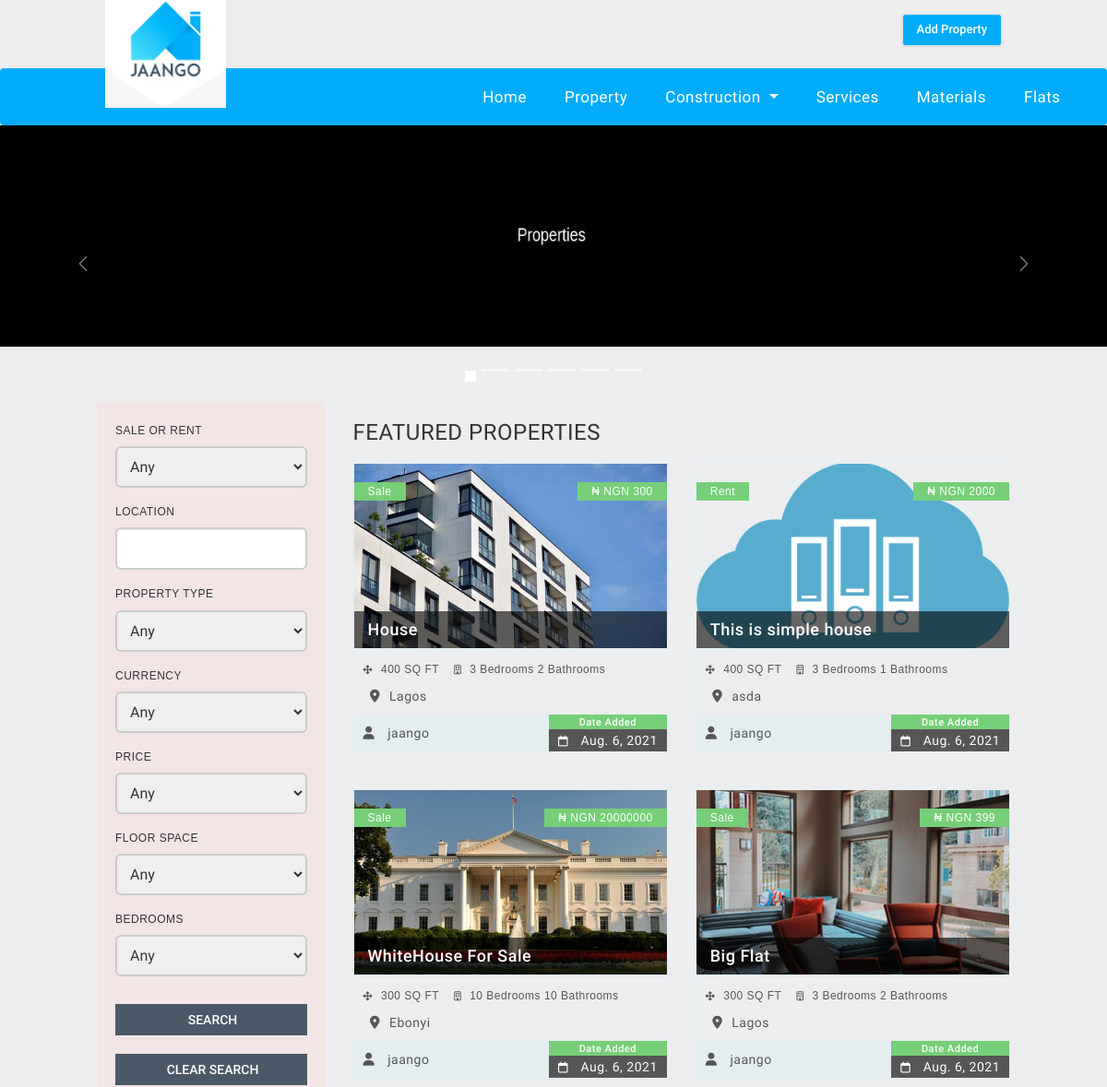
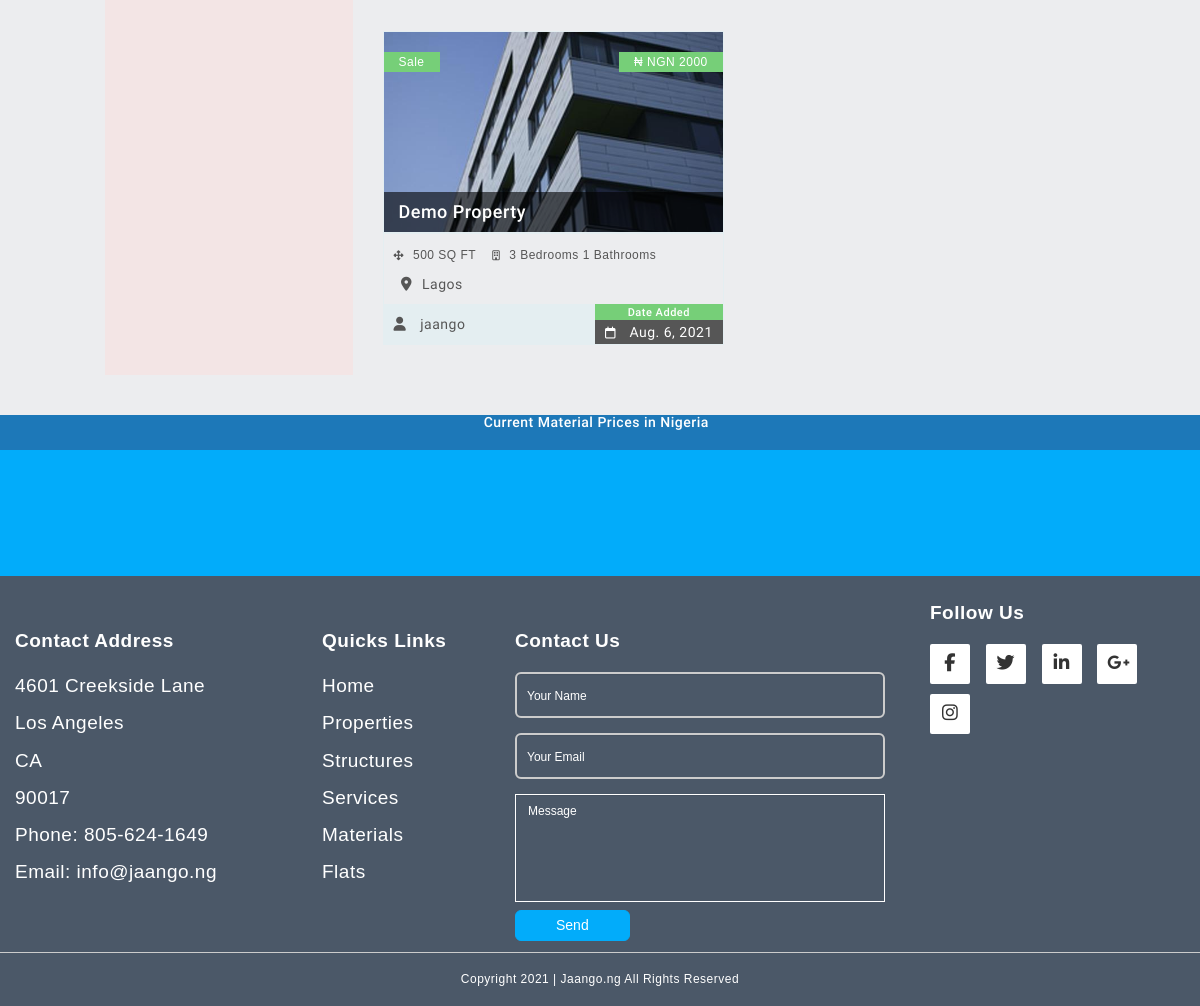
/property, run on the app's committed database (2 pictures, top to bottom).
### app/models.py (models this page shows, shortened)
class Property(models.Model):
    propertyChoices = [
        ("Concrete Structure","Concrete Structure"),
        ("Steel Structure","Steel Structure"),
        ("Home Stay","Home Stay"),
        ("Land","Land"),
        ("Flat","Flat"),
        ("House","House")
    ]
    subCategory = [
        ("Flat/House/Apartment","Flat/House/Apartment"),
        ("Trees Work","Trees Work"),
        ("Gardening","Gardening"),
        ("Public","Public"),
        ("Private","Private"),
        ("In Dispute","In Dispute"),
        ("Farm Land","Farm Land"),
        ("Non-Cultivated","Non-Cultivated"),
        ("Cultivated","Cultivated"),
        ("Partially Furnished","Partially Furnished"),
        ("Fully Furnished","Fully Furnished"),
    ]
    currency = [
        ("₦ NGN","₦ NGN"),
        ("$ USD","$ USD"),
        ("£ GBP","£ GBP"),
        ("€ EUR","€ EUR"),
    ]
    type= [
        ("Sale","Sale"),
        ("Rent","Rent")
    ]
    user = models.ForeignKey(User,on_delete=models.CASCADE)
    Type = models.CharField(max_length=20,choices=type)
    Title= models.CharField(default="",max_length=50)
    Description = models.CharField(default="",max_length=250)
    PropertyType = models.CharField(choices=propertyChoices,default="",max_length=50)
    SubCategory = models.CharField(default="",choices=subCategory,max_length=50)
    Location= models.CharField(default="",max_length=150)
    Address = models.CharField(default="",max_length=200)
    Size = models.IntegerField(default=0)
    Currency= models.CharField(default="",choices=currency,max_length=20)
    Price = models.IntegerField()
    PriceConditions = models.CharField(default="",max_length=150)
    Deposit = models.IntegerField(null=True,blank=True)
    AgentCommision = models.IntegerField(null=True,blank=True)
    BuildYear = models.IntegerField()
    Rooms = models.IntegerField()
    Garages = models.IntegerField()
    Bathroom = models.IntegerField()
    CarSpaces = models.IntegerField()
    FullyFurnished = models.BooleanField(blank=True,null=True)
    IndoorFeaturs = models.CharField(max_length=500)
    OutdoorFeatures = models.CharField(max_length=500)
    EcoFeatures = models.CharField(max_length=500)
    OtherFeatures = models.CharField(max_length=500)
    Date = models.DateField(default=timezone.now)
    image1 = models.FileField(upload_to="Images",null=True,blank=True)
    image1Verify = models.BooleanField(blank=True,null=True)

### app/views.py (the view, shortened to what this page needs)
# urls.py: path("property",views.property,name="property"),
def property(request):
    newList = []
    data = {}
    data["currency"] = currency
    data["ptype"] = pType
    data["fori"] = sale
    propertyData = Property.objects.all()
    data["property"] = propertyData
    return render(request, "property.html", data)

### Templates/property.html (shortened to what this page needs)
{% extends "base.html" %}
{% block button %} <a href="/addProperty"><button id="tablesModify"
    class="buttom inline-flex justify-center py-2 px-4 border border-transparent shadow-sm text-sm font-medium rounded-md text-white bg-indigo-600 hover:bg-indigo-700 focus:outline-none focus:ring-2 focus:ring-offset-2 focus:ring-indigo-500">
    Add Property
  </button></a>{% endblock %}
  {% block corousal %}
    <div id="carouselExampleIndicators" class="carousel slide coros" data-bs-ride="carousel">
      <div class="carousel-indicators">
        <button type="button" data-bs-target="#carouselExampleIndicators" data-bs-slide-to="0" class="active"
          aria-current="true" aria-label="Slide 1"></button>
        <button type="button" data-bs-target="#carouselExampleIndicators" data-bs-slide-to="1"
          aria-label="Slide 2"></button>
        <button type="button" data-bs-target="#carouselExampleIndicators" data-bs-slide-to="2"
          aria-label="Slide 3"></button>
        <button type="button" data-bs-target="#carouselExampleIndicators" data-bs-slide-to="3"
          aria-label="Slide 4"></button>
        <button type="button" data-bs-target="#carouselExampleIndicators" data-bs-slide-to="4"
          aria-label="Slide 5"></button>
        <button type="button" data-bs-target="#carouselExampleIndicators" data-bs-slide-to="5"
          aria-label="Slide 6"></button>
      </div>
      <div class="carousel-inner">
        <div class="carousel-item active">
          <img src="/static/assets/images/property2.jpg" class="d-block w-100" alt="image">
        </div>
      </div>
      <button class="carousel-control-prev" type="button" data-bs-target="#carouselExampleIndicators"
        data-bs-slide="prev">
        <span class="carousel-control-prev-icon" aria-hidden="true"></span>
      </button>
      <button class="carousel-control-next" type="button" data-bs-target="#carouselExampleIndicators"
        data-bs-slide="next">
        <span class="carousel-control-next-icon" aria-hidden="true"></span>
      </button>
    </div>
    {% endblock %}
{% block body %}
<div class="container-fluid content">
  <div class="row search-filter-row">
    <div class="col-md-4 col-lg-3 search-filters" style="background-color:rgb(243, 229, 229);">
      <form method="POST" action="/property">{% csrf_token %}
        <ul class="list-unstyled">
          <li>
            <h6>SALE OR RENT</h6>
            <select class="selectpicker" title="Any" id="lst-sale-or-rent" name="lst-sale-or-rent">
              {% for i in fori %}
              <option value="" style="display: none;">Any</option>
              {% endfor %}
            </select>
          </li>
          <li>
            <h6>LOCATION</h6>
            <input type="text" class="selectpicker form-control location-input" id="lst-city" name="lstcity"
              data-validation="required" />
          </li>
          <li>
            <h6>PROPERTY TYPE</h6>
            <select class="selectpicker" id="lst-property-type" name="lst-property-type" title="All Types">
              {% for i in ptype %}
              <option value="" style="display: none;">Any</option>
              {% endfor %}
            </select>
          </li>
          <li>
            <h6>CURRENCY</h6>
            <select class="selectpicker lst-currency" title="₦ NGN" id="lst-currency" name="lst-currency">
              {% for i in currency %}
              <option value="" style="display: none;">Any</option>
              {% endfor %}
            </select>
          </li>
          <li>
            <h6>PRICE</h6>
            <select class="selectpicker lst-price" title="Any" id="lst-price" name="lst-price">
              <option value="" style="display: none;">Any</option>
            </select>
          </li>
          <li>
            <h6>FLOOR SPACE</h6>
            <select class="selectpicker" title="Any" id="lst-size" name="lst-size">
              <option value="" style="display: none;">Any</option>
            </select>
          </li>
          <li>
            <h6>BEDROOMS</h6>
            <select class="selectpicker" title="Any" id="lst-bed-rooms" name="lst-bed-rooms">
              <option value="" style="display: none;">Any</option>
            </select>
          </li>
        </ul>
        <button type="submit" class="btn btn-default search-filters-submit"
          id="property-filters-submit">&nbsp;SEARCH</button>
        <a href="/property"><button type="button" class="btn btn-default search-filters-submit" id="property-filters-clear">&nbsp;CLEAR
          SEARCH</button></a>
      </form>
    </div>
    <div class="col-md-8 col-lg-9 search-list">
      <div>
        <h3 class="no-padding">FEATURED PROPERTIES</h3>
      </div>
      <div class="row" id="properties-list-container">
        {% for i in property %}
        <div class="col-sm-6 search-list-element">
          <a href="property/{{i.id}}">
            <div class="search-list-img">
              <img src="Files/{{i.image1}}"
                class="img-responsive">
              <div class="opaque-heading-field">
                <div class="element-heading">
                  <h4>{{ i.Title }}</h4>
                </div>
              </div>
              <div class="element-left-feature">
                <h6 class="no-margin">{{ i.Type }}</h6>
              </div>
              <div class="element-right-feature">
                <h6 class="no-margin">{{ i.Currency }} {{ i.Price }}</h6>
              </div>
            </div>
          </a>
          <div class="info-panel">
            <div class="row no-margin features">
              <ul class="col-xs-12 list-unstyled no-margin no-padding">
                <li><i class="fa fa-arrows" aria-hidden="true"></i>
                  <h6>{{ i.Size }} SQ FT</h6>
                </li>
                <li><i class="fa fa-building-o" aria-hidden="true"></i>
                  <h6>{% if i.PropertyType == "Land" %} Land {% endif %} {{ i.Rooms }} Bedrooms {{ i.Bathroom }} Bathrooms  </h6>
                </li>
                <li>
                </li>
              </ul>
              <a class="modal-location-link" prop-location="Abuja">
                <div class="location-tile">
                  <i class="fa fa-map-marker fa-2x display-inline" aria-hidden="true"></i>
                  <h5 class="no-margin display-inline">{{ i.Location }}</h5>
                </div>
              </a>
            </div>
            <div class="list-element-bottom-row user vertical-align">
              <div class="user-name-holder">
                <i class="fa fa-user fa-2x display-inline" aria-hidden="true"></i>
                <h5 class="no-margin display-inline">{{ i.user.username }}</h5>
              </div>
              <div class="date-holder">
                <h4>Date Added</h4>
                <span>
                  <i class="fa fa-calendar-o fa-2x display-inline" aria-hidden="true"></i>
                  <h5 class="no-margin display-inline">{{ i.Date }}</h5>
                </span>
              </div>
            </div>
          </div>
        </div>
        {% endfor %}
      </div>
    </div>
  </div>
</div>
{% endblock %}

### static/assets/css/style.css (style rules this page uses)
html, body { font-family: 'Roboto', sans-serif; margin:0; width: 100% !important; height:100%; letter-spacing: .5px; }
body { overflow-y: scroll !important; padding: 0 !important; }
h1, h2, h3, h4, h5, h6, .h1, .h2, .h3, .h4, .h5, .h6 { font-weight: 400; }
.content { padding: 0 10% 40px !important; }
p, h1, h2, h3, h4, h5, h6 { padding-left: 0 !important; }
.contact-top button { background-color: #02acfa; width: 65px; vertical-align: text-bottom; margin: 0 0 3px 20px; }
.carousel-indicators { bottom: 10px; margin-bottom: 0; }
.carousel-indicators .active { margin: 2px 3px; }
.search-filter-row { margin-left: 0; margin-right: 0; }
.search-filters { padding: 5px 20px 20px; background-color: #ecedef; }
.search-filters h6 { margin-top: 20px; }
.search-filters input { height: 34px; width: 100%; padding: 0 0 0 5px; border-radius: 0; border: 1px solid #ADADAD; }
.search-filters-submit { width: 100%; border-radius: 0; margin-top: 20px; color: #ffffff; background-color: #4b5867; border-color: transparent; }
.search-list { padding: 0 0 0 30px; }
.search-list-element { padding-bottom: 30px; padding-top: 10px; }
.search-list-element:nth-child(odd) { clear: both; }
.search-list-img { position: relative; border: 1px solid #e4eef1; cursor: pointer; }
.search-list-img img { width: 100%; height: 200px; object-fit: cover; }
.element-right-feature, .element-left-feature { padding: 4px 15px 3px; background-color: #76cf78; color: #ffffff; z-index: 2 !important; height: 20px; }
.element-left-feature { position: absolute; top: 10%; left: 0; }
.element-right-feature { position: absolute; top: 10%; right: 0; }
.opaque-heading-field { background-color: rgba(0,0,0,.6); color: #ffffff; position: absolute; min-height: 40px; width: 100%; z-index: 1; bottom: 0; }
.element-heading { z-index: 2; color: #ffffff; }
.element-heading h4 { padding-left: 15px !important; }
.info-panel, .main-enquiry { border: 1px solid #e4eef1 !important; }
.features { padding: 10px; }
.features li { font-size: 10px; padding: 5px 0; display: inline; }
.features li:not(:first-child) { padding-left: 13px; }
.features i, .features img { padding: 0 6px 0 0 !important; }
.features h6, .features p, .features img { padding-left: 10px; display: inline; }
.modal-location-link { display: inline-block; width: 100%; }
.location-tile { padding: 10px 0 0; }
.location-tile h5, .location-tile i { font-size: 14px !important; }
.list-element-bottom-row { cursor: pointer; padding: 10px; font-size: 10px; background-color: #e4eef1; }
.list-element-bottom-row > div { padding: 10px; display: inline-block; }
.list-element-bottom-row h5, h4, h3 { padding-left: 20px !important; }
.list-element-bottom-row.user { position: relative; padding: 0; cursor: auto; }
.list-element-bottom-row.user h5 { padding-left: 10px !important; }
.list-element-bottom-row .date-holder { color: #ffffff; background: #565656; position: absolute; top: 0; right: 0; padding: 0; height: 40px; }
.date-holder h4 { font-size: 11px !important; background-color: #76cf78; color: #ffffff; text-align: center; padding: 3px 0 1px !important; margin: 0; }
.date-holder span { display: inline-block; font-size: 12px !important; padding: 5px 10px 0; }
.date-holder i { font-size: 12px !important; }
.list-element-bottom-row * { font-size: 14px !important; }
.materials-row h5, .search-filters-submit, .subpage-intro-tiles a, .element-heading h4, .element-left-feature h6, .element-right-feature h6, .info-table h5, .list-element-bottom-row h4, .list-element-bottom-row h3 { font-weight: 500 !important; }
.contact-top h3, .contact-top h5, .filter-option, .subpage-intro-tiles p, .materials-bottom-row h6, .info-panel { color: #565656; }
.form-control.location-input { border-radius: unset; }
i { position: relative; }
.display-inline { display: inline-block !important; }
.no-padding { padding: 0 !important; }
.no-margin { margin: 0 !important; }
a { color: inherit !important; }
.vertical-align { display: flex !important; align-items: center !important; }
* { -webkit-box-sizing: border-box; -moz-box-sizing: border-box; box-sizing: border-box; }
.carousel-inner { height: 100%; }

### static/assets/css/half-slider.css (style rules this page uses)
html, body { height: 100%; }
.carousel { height: 65%; }
.item, .active, .carousel-inner { height: 100%; }

### static/assets/css/add.css (style rules this page uses)
body { background-color: #ecedef; }
.selectpicker { height: 45px; width: 100%; }
.selectpicker option { font-size: 17px; font-family:'Gill Sans', 'Gill Sans MT', Calibri, 'Trebuchet MS', sans-serif; font-weight: 200; }

### data on the page
Property: image1 (picture), Title "House", Type "Sale", Currency "₦ NGN", Price "300", Size "400", Rooms "3", Bathroom "2", Location "Lagos", user.username "jaango", Date "Aug. 6, 2021"
Property: image1 (picture), Title "This is simple house", Type "Rent", Currency "₦ NGN", Price "2000", Size "400", Rooms "3", Bathroom "1", Location "asda", user.username "jaango", Date "Aug. 6, 2021"
Property: image1 (picture), Title "WhiteHouse For Sale", Type "Sale", Currency "₦ NGN", Price "20000000", Size "300", Rooms "10", Bathroom "10", Location "Ebonyi", user.username "jaango", Date "Aug. 6, 2021"
Property: image1 (picture), Title "Big Flat", Type "Sale", Currency "₦ NGN", Price "399", Size "300", Rooms "3", Bathroom "2", Location "Lagos", user.username "jaango", Date "Aug. 6, 2021"
Property: image1 (picture), Title "Demo Property", Type "Sale", Currency "₦ NGN", Price "2000", Size "500", Rooms "3", Bathroom "1", Location "Lagos", user.username "jaango", Date "Aug. 6, 2021"
